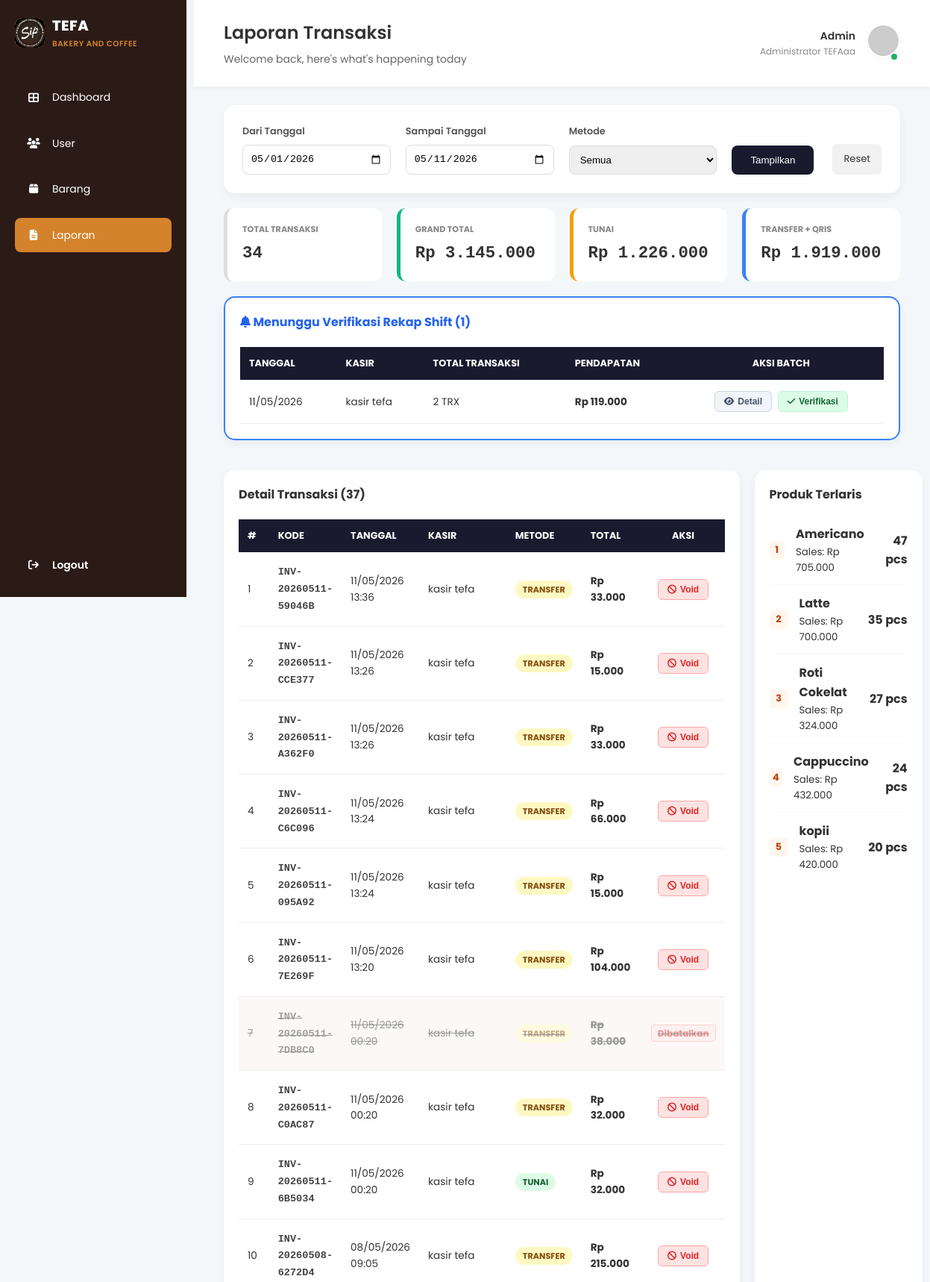
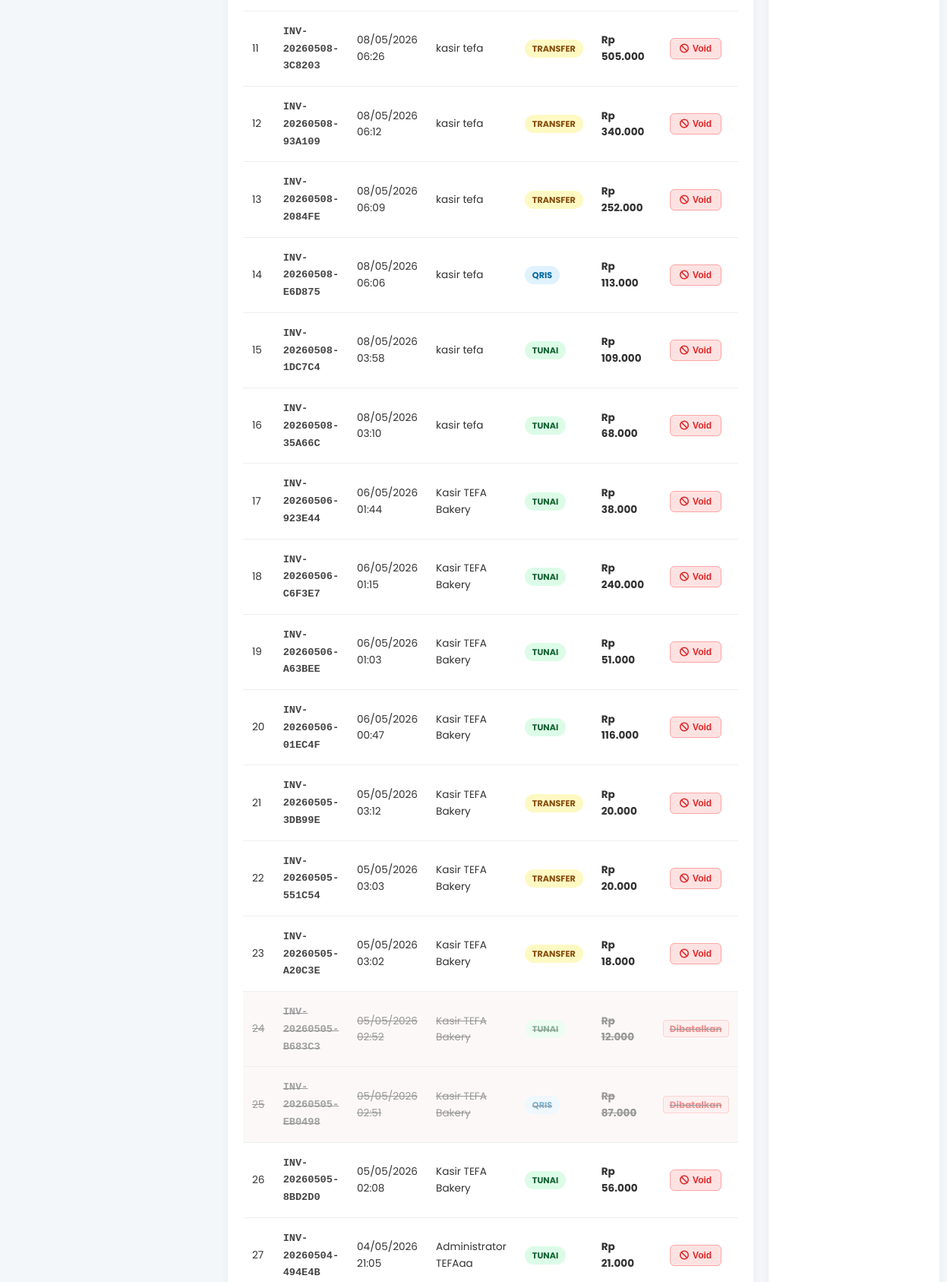
Page /admin/laporan.php (signed in, upper part) on the committed database (2 pictures, top to bottom).
### tables this page shows
CREATE TABLE `transactions` (
  `id` int NOT NULL,
  `transaction_id` varchar(20) DEFAULT NULL,
  `user_id` int DEFAULT NULL,
  `shift_id` int DEFAULT NULL,
  `total_harga` decimal(10,2) DEFAULT NULL,
  `status` varchar(20) DEFAULT 'success',
  `status_verifikasi` enum('pending','requested','verified','synced') DEFAULT 'pending',
  `bayar` decimal(10,2) DEFAULT NULL,
  `kembali` decimal(10,2) DEFAULT NULL,
  `metode_bayar` enum('tunai','qris','transfer') DEFAULT 'tunai',
  `catatan` text,
  `created_at` timestamp NULL DEFAULT CURRENT_TIMESTAMP
);

CREATE TABLE `users` (
  `id` int NOT NULL,
  `username` varchar(50) NOT NULL,
  `password` varchar(255) NOT NULL,
  `nama_lengkap` varchar(100) DEFAULT NULL,
  `role` enum('admin','kasir','gudang') NOT NULL,
  `status` enum('aktif','non-aktif') DEFAULT 'aktif'
);

### core/Database.php (called while the page is built, shortened)
<?php
class Database
{
    private static ?PDO $instance = null;
    public static function getConnection(): PDO
    {
        if (self::$instance === null) {
            try {
                $dsn = sprintf(
                    'mysql:host=%s;dbname=%s;charset=%s',
                    DB_HOST,
                    DB_NAME,
                    DB_CHARSET
                );
                self::$instance = new PDO($dsn, DB_USER, DB_PASS, [
                    PDO::ATTR_ERRMODE            => PDO::ERRMODE_EXCEPTION,
                    PDO::ATTR_DEFAULT_FETCH_MODE => PDO::FETCH_ASSOC,
                    PDO::ATTR_EMULATE_PREPARES   => false,
                ]);
            } catch (PDOException $e) {
                error_log('[DB Error] ' . $e->getMessage());
                throw new RuntimeException('Koneksi database gagal. Hubungi administrator.');
            }
        }
        return self::$instance;
    }
}

### models/LaporanModel.php (called while the page is built, shortened)
<?php
require_once __DIR__ . '/../core/Database.php';
class LaporanModel {
    private $db;
    public function __construct() {
        $this->db = Database::getConnection();
        $this->checkAndAddStatusColumn();
    }
    private function checkAndAddStatusColumn() {
        try {
            $stmt = $this->db->query("SHOW COLUMNS FROM transactions LIKE 'status'");
            $stmtVerif = $this->db->query("SHOW COLUMNS FROM transactions LIKE 'status_verifikasi'");
            if ($stmtVerif->rowCount() === 0) {
                $this->db->exec("ALTER TABLE transactions ADD COLUMN status_verifikasi ENUM('pending', 'requested', 'verified', 'synced') DEFAULT 'pending' AFTER status");
            } else {
                $this->db->exec("ALTER TABLE transactions MODIFY COLUMN status_verifikasi ENUM('pending', 'requested', 'verified', 'synced') DEFAULT 'pending'");
            }
        } catch (PDOException $e) {
        }
    }
    public function getTransactions($startDate = null, $endDate = null, $method = null, $userId = null) {
        $sql = "SELECT t.*, u.nama_lengkap as kasir_nama, u.username as kasir_username
                FROM transactions t
                LEFT JOIN users u ON t.user_id = u.id
                WHERE 1=1";
        $params = [];
        if ($startDate) {
            $sql .= " AND t.created_at >= :start_date";
            $params[':start_date'] = $startDate . ' 00:00:00';
        }
        if ($endDate) {
            $sql .= " AND t.created_at <= :end_date";
            $params[':end_date'] = $endDate . ' 23:59:59';
        }
        $sql .= " ORDER BY t.created_at DESC";
        $stmt = $this->db->prepare($sql);
        $stmt->execute($params);
        return $stmt->fetchAll(PDO::FETCH_ASSOC);
    }
    public function getRequestedBatches() {
        $sql = "SELECT t.user_id, DATE(t.created_at) as tanggal, u.nama_lengkap as kasir_nama,
                       COUNT(t.id) as total_transaksi,
                       SUM(t.total_harga) as total_pendapatan,
                       MAX(t.status_verifikasi) as status_verifikasi
                FROM transactions t
                LEFT JOIN users u ON t.user_id = u.id
                WHERE t.status_verifikasi IN ('requested', 'verified') AND (t.status != 'void' OR t.status IS NULL)
                GROUP BY t.user_id, DATE(t.created_at), u.nama_lengkap
                ORDER BY tanggal ASC";
        $stmt = $this->db->prepare($sql);
        $stmt->execute();
        return $stmt->fetchAll(PDO::FETCH_ASSOC);
    }
    public function getSummaryStats($startDate = null, $endDate = null, $method = null, $userId = null) {
        $sql = "SELECT
                    COUNT(*) as total_transaksi,
                    COALESCE(SUM(total_harga), 0) as total_pendapatan,
                    COALESCE(AVG(total_harga), 0) as rata_rata_transaksi
                FROM transactions
                WHERE (status != 'void' OR status IS NULL)";
        $params = [];
        if ($startDate) {
            $sql .= " AND created_at >= :start_date";
            $params[':start_date'] = $startDate . ' 00:00:00';
        }
        if ($endDate) {
            $sql .= " AND created_at <= :end_date";
            $params[':end_date'] = $endDate . ' 23:59:59';
        }
        if ($method && strtolower($method) !== 'semua') {
            $sql .= " AND metode_bayar = :method";
            $params[':method'] = strtolower($method);
        }
        $stmt = $this->db->prepare($sql);
        $stmt->execute($params);
        $result = $stmt->fetch(PDO::FETCH_ASSOC);
        return $result ?: [
            'total_transaksi' => 0,
            'total_pendapatan' => 0,
            'rata_rata_transaksi' => 0
        ];
    }
    public function getBestSellers($limit = 5) {
        $sql = "SELECT p.nama_produk, SUM(td.jumlah) as total_qty, SUM(td.jumlah * td.harga_satuan) as total_sales
                FROM transaction_details td
                JOIN products p ON td.product_id = p.id
                JOIN transactions t ON td.transaction_id = t.id
                WHERE t.status != 'void' OR t.status IS NULL
                GROUP BY td.product_id, p.nama_produk
                ORDER BY total_qty DESC
                LIMIT :limit";
        $stmt = $this->db->prepare($sql);
        $stmt->bindValue(':limit', (int)$limit, PDO::PARAM_INT);
        $stmt->execute();
        return $stmt->fetchAll(PDO::FETCH_ASSOC);
    }
}

### admin/laporan.php (the view, shortened to what this page needs)
<?php
require_once '../core/Auth.php';
require_once __DIR__ . '/../models/LaporanModel.php';
$laporanModel = new LaporanModel();
$startDate = $_GET['start_date'] ?? date('Y-m-01');
$endDate   = $_GET['end_date'] ?? date('Y-m-d');
$method    = $_GET['method'] ?? 'Semua';
$transactions = $laporanModel->getTransactions($startDate, $endDate, $method);
$stats        = $laporanModel->getSummaryStats($startDate, $endDate, $method);
$bestSellers  = $laporanModel->getBestSellers(5);
$tunaiStats    = $laporanModel->getSummaryStats($startDate, $endDate, 'tunai');
$nonTunaiStats = $laporanModel->getSummaryStats($startDate, $endDate, 'transfer');
$qrisStats     = $laporanModel->getSummaryStats($startDate, $endDate, 'qris');
$totalNonTunai = ($nonTunaiStats['total_pendapatan'] ?? 0) + ($qrisStats['total_pendapatan'] ?? 0);
?>
<?php include 'includes/header.php'; ?>
<?php include 'includes/sidebar.php'; ?>
    <div class="report-container">
    <section class="filter-card">
        <form class="filter-form" method="GET" action="">
            <div class="input-group">
                <label>Dari Tanggal</label>
                <input type="date" name="start_date" value="<?= htmlspecialchars($startDate) ?>">
            </div>
            <div class="input-group">
                <label>Sampai Tanggal</label>
                <input type="date" name="end_date" value="<?= htmlspecialchars($endDate) ?>">
            </div>
            <div class="input-group">
                <label>Metode</label>
                <select name="method">
                    <option value="Semua" <?= $method === 'Semua' ? 'selected' : '' ?>>Semua</option>
                </select>
            </div>
            <button type="submit" class="btn-primary">Tampilkan</button>
            <a href="laporan.php" class="btn-reset">Reset</a>
        </form>
    </section>
    <section class="stats-grid">
        <div class="card-stat border-gray">
            <p>TOTAL TRANSAKSI</p>
            <h3><?= number_format($stats['total_transaksi'] ?? 0, 0, ',', '.') ?></h3>
        </div>
        <div class="card-stat border-green">
            <p>GRAND TOTAL</p>
            <h3>Rp <?= number_format($stats['total_pendapatan'] ?? 0, 0, ',', '.') ?></h3>
        </div>
        <div class="card-stat border-orange">
            <p>TUNAI</p>
            <h3>Rp <?= number_format($tunaiStats['total_pendapatan'] ?? 0, 0, ',', '.') ?></h3>
        </div>
        <div class="card-stat border-blue">
            <p>TRANSFER + QRIS</p>
            <h3>Rp <?= number_format($totalNonTunai, 0, ',', '.') ?></h3>
        </div>
    </section>
    <?php $requestedBatches = $laporanModel->getRequestedBatches(); ?>
    <?php if (count($requestedBatches) > 0): ?>
    <section class="table-card-report" style="margin-bottom: 20px; border: 2px solid #3b82f6;">
        <div class="card-header-flex">
            <h4 style="color: #2563eb;"><i class="fa-solid fa-bell"></i> Menunggu Verifikasi Rekap Shift (<?= count($requestedBatches) ?>)</h4>
        </div>
        <div class="table-responsive">
            <table class="report-table">
                <thead>
                    <tr>
                        <th>TANGGAL</th>
                        <th>KASIR</th>
                        <th>TOTAL TRANSAKSI</th>
                        <th>PENDAPATAN</th>
                        <th style="text-align: center;">AKSI BATCH</th>
                    </tr>
                </thead>
                <tbody>
                    <?php foreach($requestedBatches as $batch): ?>
                    <tr id="req-batch-<?= $batch['user_id'] ?>-<?= $batch['tanggal'] ?>">
                        <td><?= date('d/m/Y', strtotime($batch['tanggal'])) ?></td>
                        <td><?= htmlspecialchars($batch['kasir_nama']) ?></td>
                        <td><?= $batch['total_transaksi'] ?> TRX</td>
                        <td><strong>Rp <?= number_format($batch['total_pendapatan'], 0, ',', '.') ?></strong></td>
                        <td style="text-align: center;">
                            <button type="button" onclick="openBatchModal(<?= $batch['user_id'] ?>, '<?= $batch['tanggal'] ?>', '<?= htmlspecialchars($batch['kasir_nama']) ?>')" class="btn-void" style="background:#f1f5f9; color:#475569; border-color:#cbd5e1; margin-right:4px;">
                                <i class="fa-solid fa-eye"></i> Detail
                            </button>
                            <?php if (($batch['status_verifikasi'] ?? '') === 'requested'): ?>
                                <button type="button" onclick="verifyBatchOnly(<?= $batch['user_id'] ?>, '<?= $batch['tanggal'] ?>')" class="btn-void" style="background:#dcfce7; color:#166534; border-color:#bbf7d0;">
                                    <i class="fa-solid fa-check"></i> Verifikasi
                                </button>
                            <?php elseif (($batch['status_verifikasi'] ?? '') === 'verified'): ?>
                                <button type="button" onclick="syncBatchToSheets(<?= $batch['user_id'] ?>, '<?= $batch['tanggal'] ?>')" class="btn-void" style="background:#e0f2fe; color:#0369a1; border-color:#bae6fd;">
                                    <i class="fa-solid fa-paper-plane"></i> Kirim Sheets
                                </button>
                            <?php endif; ?>
                        </td>
                    </tr>
                    <?php endforeach; ?>
                </tbody>
            </table>
        </div>
    </section>
    <?php endif; ?>
    <div class="report-grid">
        <section class="table-card-report">
            <div class="card-header-flex">
                <h4>Detail Transaksi (<?= count($transactions) ?>)</h4>
            </div>
            <div class="table-responsive">
                <table class="report-table">
                    <thead>
                        <tr>
                            <th>#</th>
                            <th>KODE</th>
                            <th>TANGGAL</th>
                            <th>KASIR</th>
                            <th>METODE</th>
                            <th>TOTAL</th>
                            <th style="text-align: center;">AKSI</th>
                        </tr>
                    </thead>
                    <tbody>
                        <?php if (empty($transactions)): ?>
                        <tr>
                            <td colspan="7" class="text-center">Tidak ada data transaksi pada periode ini.</td>
                        </tr>
                        <?php else: ?>
                            <?php $i = 1; foreach($transactions as $t):
                                $isVoid = ($t['status'] ?? '') === 'void';
                                $rowStyle = $isVoid ? 'opacity: 0.5; text-decoration: line-through; background: #fdf2f2;' : '';
                            ?>
                            <tr style="<?= $rowStyle ?>" id="row-<?= $t['id'] ?>">
                                <td><?= $i++ ?></td>
                                <td><span class="trx-code"><?= htmlspecialchars($t['transaction_id'] ?? '') ?></span></td>
                                <td><?= date('d/m/Y H:i', strtotime($t['created_at'])) ?></td>
                                <td><?= htmlspecialchars($t['kasir_nama'] ?? ($t['kasir_username'] ?? 'System')) ?></td>
                                <td>
                                    <span class="badge <?= strtolower($t['metode_bayar']) ?>">
                                        <?= strtoupper($t['metode_bayar']) ?>
                                    </span>
                                </td>
                                <td><strong>Rp <?= number_format($t['total_harga'], 0, ',', '.') ?></strong></td>
                                <td style="text-align: center;">
                                    <?php if ($isVoid): ?>
                                        <span style="color: #dc2626; font-weight: bold; font-size: 12px; border: 1px solid #fca5a5; padding: 2px 8px; border-radius: 4px; background: #fee2e2;">Dibatalkan</span>
                                    <?php else: ?>
                                        <button type="button" onclick="voidTransaction(<?= $t['id'] ?>)" class="btn-void" title="Batalkan Transaksi">
                                            <i class="fa-solid fa-ban"></i> Void
                                        </button>
                                    <?php endif; ?>
                                </td>
                            </tr>
                            <?php endforeach; ?>
                        <?php endif; ?>
                    </tbody>
                </table>
            </div>
        </section>
        <aside class="best-seller-card">
            <h4>Produk Terlaris</h4>
            <ul class="product-list">
                <?php if (empty($bestSellers)): ?>
                    <li class="empty">Belum ada data penjualan produk.</li>
                <?php else: ?>
                    <?php $rank = 1; foreach($bestSellers as $ps): ?>
                    <li>
                        <span class="rank"><?= $rank++ ?></span>
                        <div class="p-info">
                            <strong><?= htmlspecialchars($ps['nama_produk']) ?></strong>
                            <small>Sales: Rp <?= number_format($ps['total_sales'], 0, ',', '.') ?></small>
                        </div>
                        <span class="p-count"><?= $ps['total_qty'] ?> pcs</span>
                    </li>
                    <?php endforeach; ?>
                <?php endif; ?>
            </ul>
        </aside>
    </div>
</div>
      </main>
    </div>
<?php include 'includes/footer.php'; ?>

### rows in the picture
transactions: transaction "INV-20260511-59046B", created_at "11/05/2026 13:36", user.nama_lengkap "kasir tefa", metode_bayar "TRANSFER", total_harga "33.000"
transactions: transaction "INV-20260511-CCE377", created_at "11/05/2026 13:26", user.nama_lengkap "kasir tefa", metode_bayar "TRANSFER", total_harga "15.000"
transactions: transaction "INV-20260511-A362F0", created_at "11/05/2026 13:26", user.nama_lengkap "kasir tefa", metode_bayar "TRANSFER", total_harga "33.000"
transactions: transaction "INV-20260511-C6C096", created_at "11/05/2026 13:24", user.nama_lengkap "kasir tefa", metode_bayar "TRANSFER", total_harga "66.000"
transactions: transaction "INV-20260511-095A92", created_at "11/05/2026 13:24", user.nama_lengkap "kasir tefa", metode_bayar "TRANSFER", total_harga "15.000"
transactions: transaction "INV-20260511-7E269F", created_at "11/05/2026 13:20", user.nama_lengkap "kasir tefa", metode_bayar "TRANSFER", total_harga "104.000"
transactions: transaction "INV-20260511-7DB8C0", created_at "11/05/2026 00:20", user.nama_lengkap "kasir tefa", metode_bayar "TRANSFER", total_harga "38.000", status "Dibatalkan"
transactions: transaction "INV-20260511-C0AC87", created_at "11/05/2026 00:20", user.nama_lengkap "kasir tefa", metode_bayar "TRANSFER", total_harga "32.000"
transactions: transaction "INV-20260511-6B5034", created_at "11/05/2026 00:20", user.nama_lengkap "kasir tefa", metode_bayar "TUNAI", total_harga "32.000"
transactions: transaction "INV-20260508-6272D4", created_at "08/05/2026 09:05", user.nama_lengkap "kasir tefa", metode_bayar "TRANSFER", total_harga "215.000"
transactions: transaction "INV-20260508-3C8203", created_at "08/05/2026 06:26", user.nama_lengkap "kasir tefa", metode_bayar "TRANSFER", total_harga "505.000"
transactions: transaction "INV-20260508-93A109", created_at "08/05/2026 06:12", user.nama_lengkap "kasir tefa", metode_bayar "TRANSFER", total_harga "340.000"
transactions: transaction "INV-20260508-2084FE", created_at "08/05/2026 06:09", user.nama_lengkap "kasir tefa", metode_bayar "TRANSFER", total_harga "252.000"
transactions: transaction "INV-20260508-E6D875", created_at "08/05/2026 06:06", user.nama_lengkap "kasir tefa", metode_bayar "QRIS", total_harga "113.000"
transactions: transaction "INV-20260508-1DC7C4", created_at "08/05/2026 03:58", user.nama_lengkap "kasir tefa", metode_bayar "TUNAI", total_harga "109.000"
transactions: transaction "INV-20260508-35A66C", created_at "08/05/2026 03:10", user.nama_lengkap "kasir tefa", metode_bayar "TUNAI", total_harga "68.000"
transactions: transaction "INV-20260506-923E44", created_at "06/05/2026 01:44", user.nama_lengkap "Kasir TEFA Bakery", metode_bayar "TUNAI", total_harga "38.000"
transactions: transaction "INV-20260506-C6F3E7", created_at "06/05/2026 01:15", user.nama_lengkap "Kasir TEFA Bakery", metode_bayar "TUNAI", total_harga "240.000"
transactions: transaction "INV-20260506-A63BEE", created_at "06/05/2026 01:03", user.nama_lengkap "Kasir TEFA Bakery", metode_bayar "TUNAI", total_harga "51.000"
transactions: transaction "INV-20260506-01EC4F", created_at "06/05/2026 00:47", user.nama_lengkap "Kasir TEFA Bakery", metode_bayar "TUNAI", total_harga "116.000"
transactions: transaction "INV-20260505-3DB99E", created_at "05/05/2026 03:12", user.nama_lengkap "Kasir TEFA Bakery", metode_bayar "TRANSFER", total_harga "20.000"
transactions: transaction "INV-20260505-551C54", created_at "05/05/2026 03:03", user.nama_lengkap "Kasir TEFA Bakery", metode_bayar "TRANSFER", total_harga "20.000"
transactions: transaction "INV-20260505-A20C3E", created_at "05/05/2026 03:02", user.nama_lengkap "Kasir TEFA Bakery", metode_bayar "TRANSFER", total_harga "18.000"
transactions: transaction "INV-20260505-B683C3", created_at "05/05/2026 02:52", user.nama_lengkap "Kasir TEFA Bakery", metode_bayar "TUNAI", total_harga "12.000", status "Dibatalkan"
transactions: transaction "INV-20260505-EB0498", created_at "05/05/2026 02:51", user.nama_lengkap "Kasir TEFA Bakery", metode_bayar "QRIS", total_harga "87.000", status "Dibatalkan"
transactions: transaction "INV-20260505-8BD2D0", created_at "05/05/2026 02:08", user.nama_lengkap "Kasir TEFA Bakery", metode_bayar "TUNAI", total_harga "56.000"
transactions: transaction "INV-20260504-494E4B", created_at "04/05/2026 21:05", user.nama_lengkap "Administrator TEFAaa", metode_bayar "TUNAI", total_harga "21.000"

### other values in the picture
$pageHeading "Laporan Transaksi"
$roleLabel "Admin"
$namaLengkap "Administrator TEFAaa"
$stats['total_transaksi'] "34"
$stats['total_pendapatan'] "3.145.000"
$tunaiStats['total_pendapatan'] "1.226.000"
$totalNonTunai "1.919.000"
count($requestedBatches) "1"
date('d/m/Y', strtotime($batch['tanggal'])) "11/05/2026"
$batch['kasir_nama'] "kasir tefa"
$batch['total_transaksi'] "2"
$batch['total_pendapatan'] "119.000"
count($transactions) "37"
$ps['nama_produk'] "Americano"
$ps['total_sales'] "705.000"
